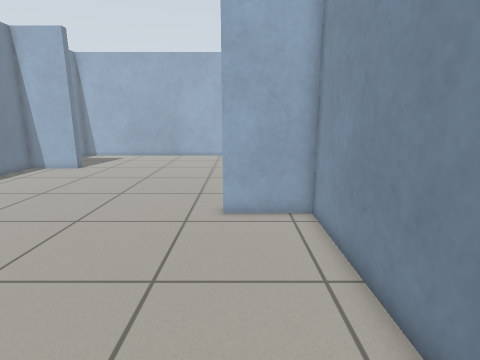
view 1 (above)

15 first-person views from a walk through a Gazebo world. The camera is 0.92 m above the floor, tilts 12° down and sees 80° across. The floor is counted in squares, 0.25 m on a side. Each view is taken from the middle of a square. On the plan, view 1 faces up. The plan holds only what a view shows up to about 20 squares ahead; the rest is blank.

view 2
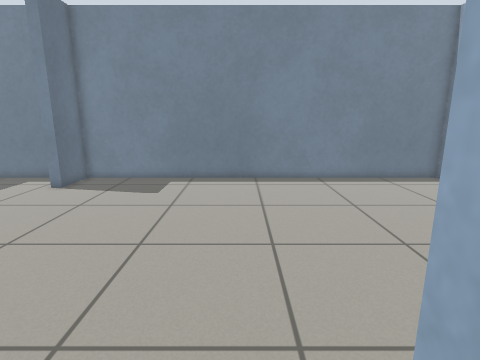

view 3
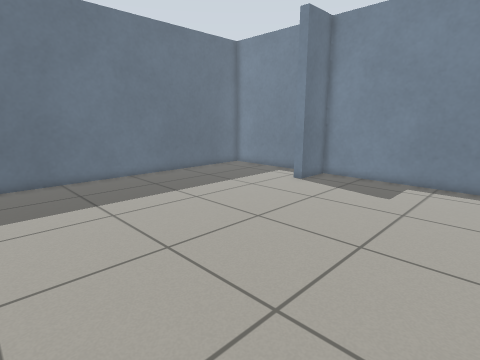

view 4
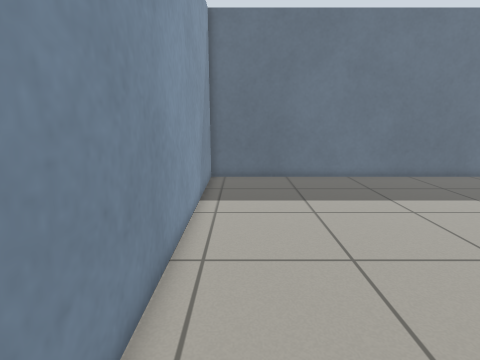

view 5
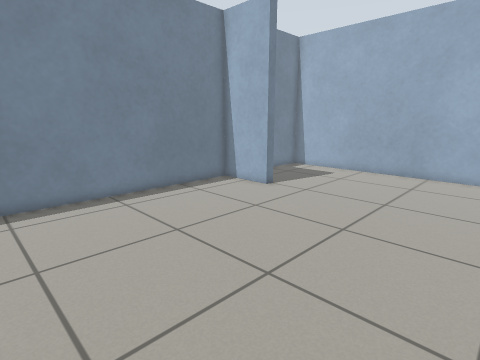

view 6
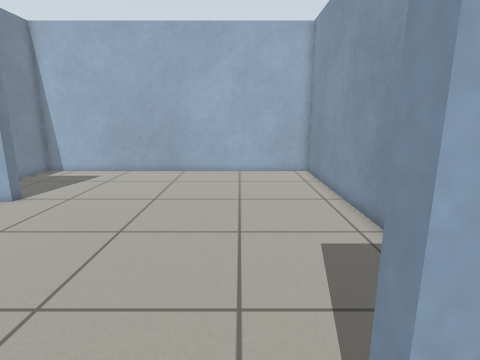

view 7
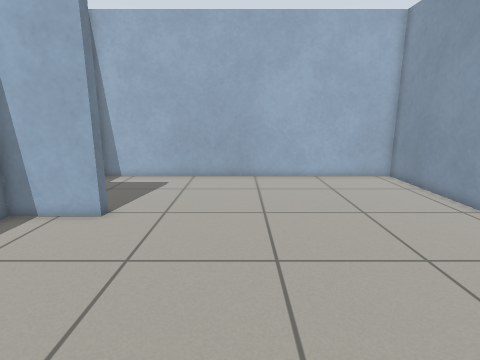

view 8
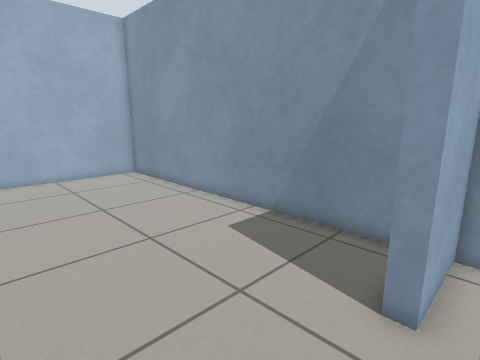

view 9
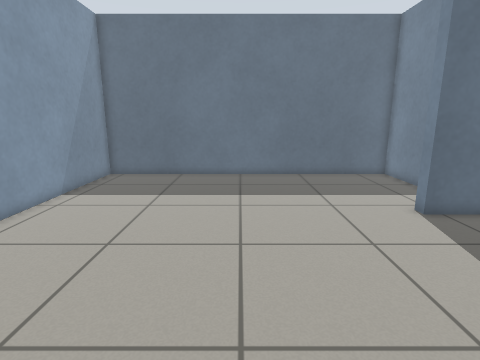

view 10
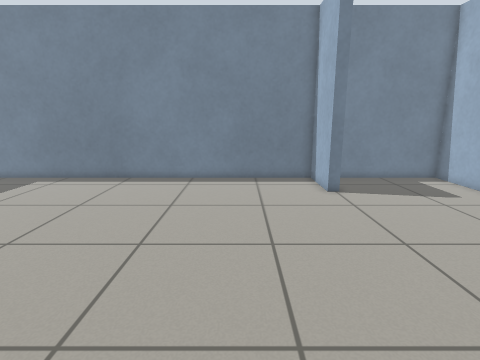

view 11
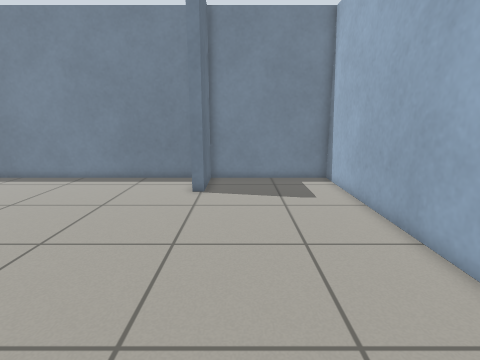

view 12
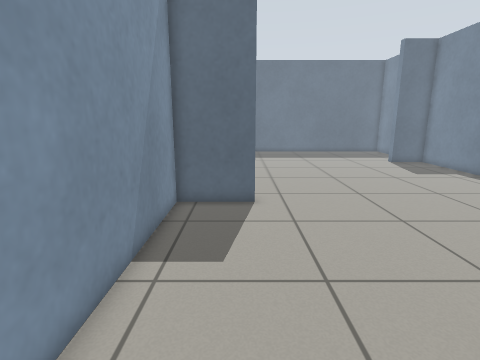

view 13
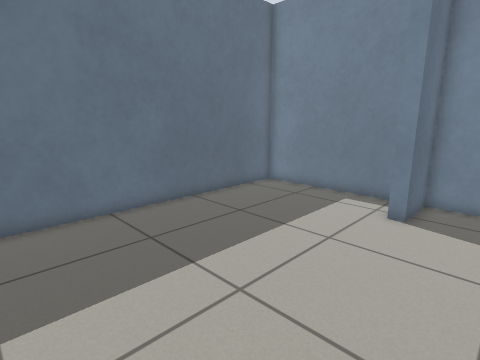

view 14
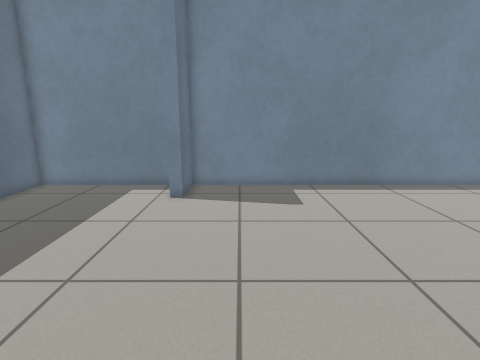

view 15
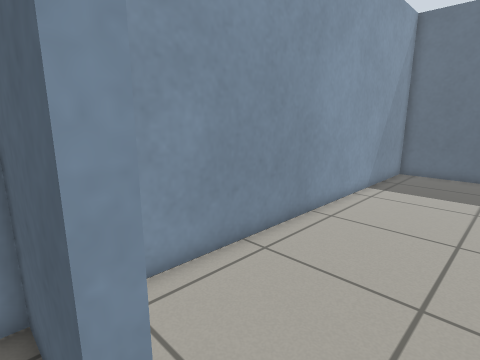

### Floor plan
Points are (right, up) in squares from view 1. A wall is a line through its corners. A room is listed if a view was taken in it or the views show most of it. See-through windows are left out.
Room 1 (views 1, 2, 3, 4, 5, 6, 7, 8, 9, 10, 11, 12, 13, 14, 15)
walls: (-15.9, -2) (-15.9, -9.3) (2.9, -9.3) (2.9, 10.9) (-0.7, 10.9) (-0.7, 11.5) (2.9, 11.5) (2.9, 29.5) (-15.9, 29.5) (-15.9, 22.2) (-12.4, 22.2) (-12.4, 21.5) (-15.9, 21.5) (-15.9, -0.7) (-13.2, -0.7) (-13.2, -1.4)

Positions as (right, up) in squares from view 1, and headings:
1: (0, 0), facing up
2: (2, 9), facing left
3: (2, 9), facing down-left
4: (1, 9), facing down
5: (-2, 9), facing up-left
6: (-2, 9), facing up
7: (-7, 11), facing up
8: (-6, 10), facing up-right
9: (-6, 10), facing down
10: (2, 17), facing left
11: (2, 24), facing left
12: (0, 24), facing down
13: (-2, 2), facing down-left
14: (0, 2), facing left
15: (-3, 12), facing down-right
